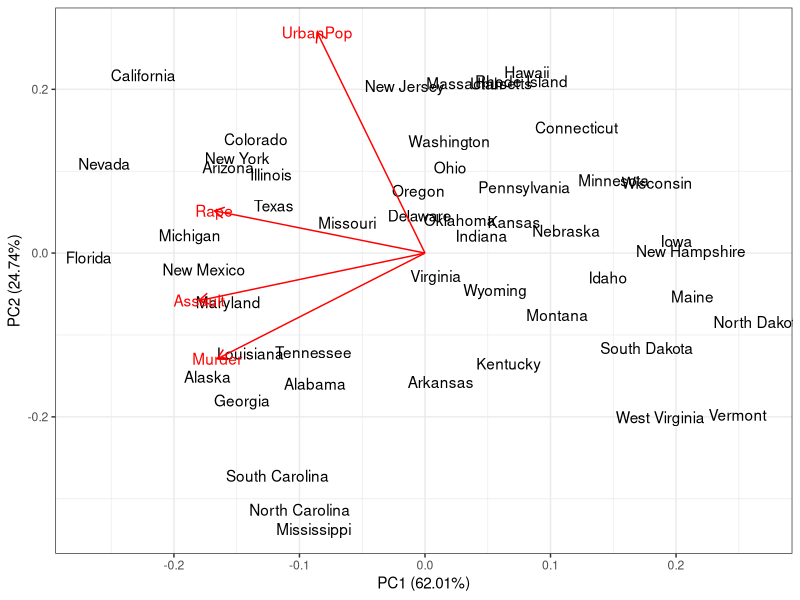

The R source for this figure: (Note: this script raises an error after producing the figure.)
# PCA
# Two cases: US arrests and legislative professionalism

# load libraries
library(tidyverse)
library(ggfortify) # for autoplot

# EXAMPLE 1: US ARRESTS
arrest_fit <- prcomp(USArrests, 
                  scale = TRUE)

summary(arrest_fit)

names(arrest_fit) # rotation = loadings; x = scores

# visualize
autoplot(arrest_fit,
         shape = FALSE, # names instead of points
         loadings.label = TRUE) + # show the loading directions
theme_bw()


#
# EXAMPLE 2: STATE LEGISLATOR DATA

# First read in .Rdata
st <- x %>% 
  filter(sessid == "2009/10") %>% 
  select(-c(fips, stateabv, sessid, mds1, mds2, year)) %>%
  na.omit()

# standardize features
st_scale <- data.frame(scale(st[,2:5]))
rownames(st_scale) <- st$state

# fit the model
leg_fit <- prcomp(st_scale); summary(leg_fit) # no need to scale because we standardized earlier

# loadings (feature-level) and scores (observation-level)
loadings <- leg_fit$rotation; head(loadings)

scores <- leg_fit$x; head(scores)


# Plot scree
plot(leg_fit,
     type="l", 
     main = "PCs across PVE")

# Biplot
autoplot(leg_fit,
         shape = FALSE, 
         loadings.label = TRUE) +
  theme_bw()

#


#
# On your own if you're interested (manual calc and plotting)
# munge data
scaled_df <- USArrests %>%
  rownames_to_column(var = "State") %>%
  as_tibble() %>%
  mutate_at(.vars = vars(-State), scale)

# covariance matrix
arrests_cov <- scaled_df %>%
  select(-State) %>%
  cov()

# calculate and store evs
(arrests_eigen <- eigen(arrests_cov))

# extract first two loadings
phi <- arrests_eigen$vectors[, 1:2]
phi <- -phi 
row.names(phi) <- c("Murder", "Assault", "UrbanPop", "Rape")
colnames(phi) <- c("PC1", "PC2")


# Calculate and store PC scores
PC1 <- as.matrix(select_if(scaled_df, is.numeric)) %*% phi[,1]
PC2 <- as.matrix(select_if(scaled_df, is.numeric)) %*% phi[,2]
PC <- tibble(
  State = scaled_df$State,
  PC1 = PC1[,1],
  PC2 = PC2[,1]
)


# plot scores
ggplot(PC, aes(PC1, PC2)) +
  geom_vline(xintercept = 0, size = 1, color = "black", alpha = .5) +
  geom_hline(yintercept = 0, size = 1, color = "black", alpha = .5) +
  geom_point() +
  ggrepel::geom_text_repel(aes(label = State)) +
  labs(title = "First two principal components of USArrests",
       x = "First principal component",
       y = "Second principal component") +
  theme_bw()

# biplot
phi_df <- (phi * 1.75) %>%
  as.data.frame %>%
  rownames_to_column(var = "variable")

ggplot(PC, aes(PC1, PC2)) +
  geom_vline(xintercept = 0, size = 1, color = "black", alpha = .5) +
  geom_hline(yintercept = 0, size = 1, color = "black", alpha = .5) +
  geom_point() +
  ggrepel::geom_text_repel(aes(label = State)) +
  geom_segment(data = phi_df,
               aes(x = 0, y = 0,
                   xend = PC1,
                   yend = PC2),
               arrow = arrow(length = unit(0.03, "npc")),
               color = "purple") +
  ggrepel::geom_text_repel(data = phi_df,
                           aes(x = PC1, y = PC2, label = variable),
                           color = "purple") +
  labs(title = "First two principal components of USArrests",
       x = "First principal component",
       y = "Second principal component") +
  theme_bw()
